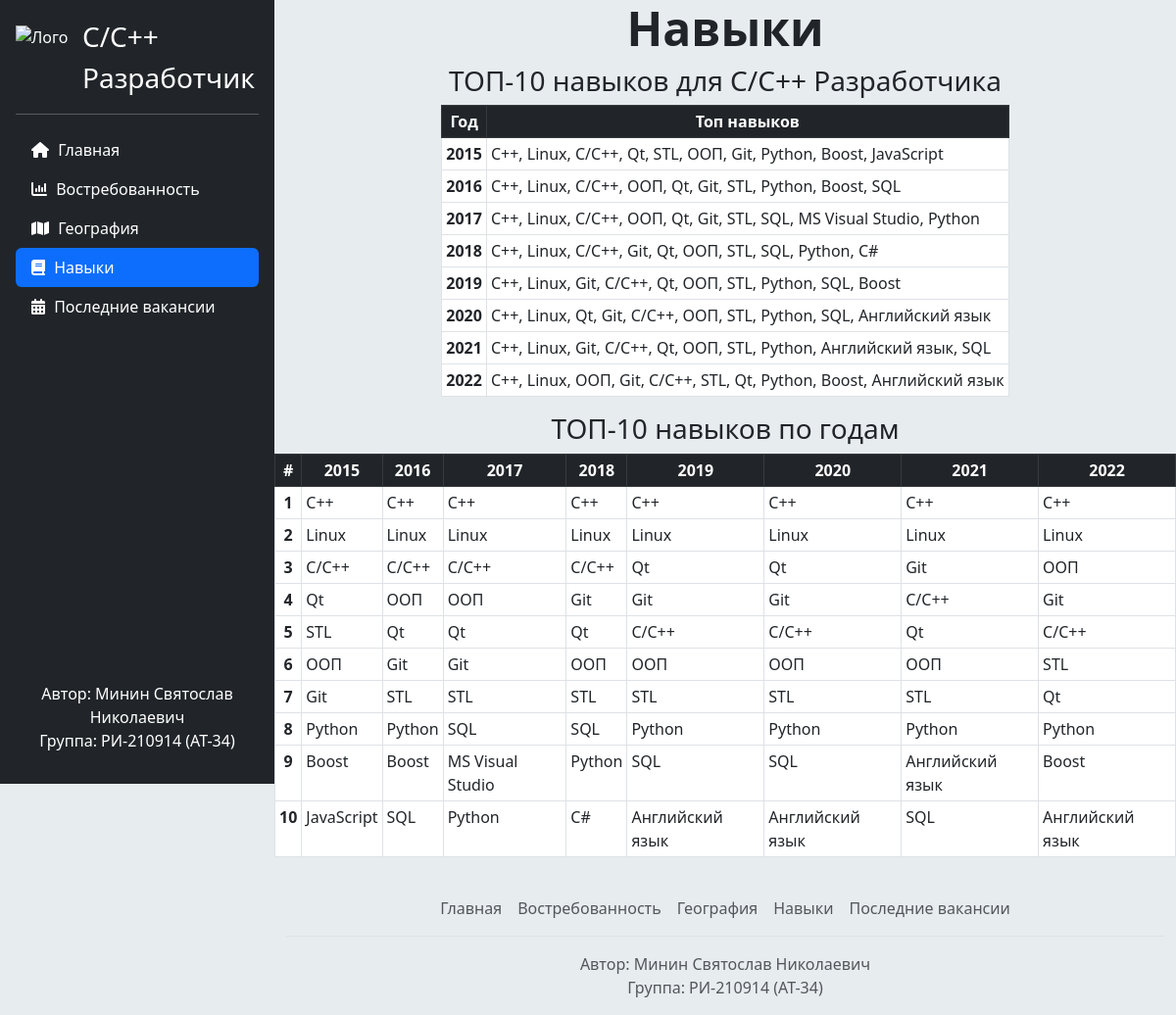
/skills, run on the app's committed database.
### main/models.py (models this page shows, shortened)
class Table(models.Model):
    name = models.CharField('Название', max_length=250, default='')
    rows = models.ManyToManyField(Row)
    images = models.ManyToManyField(Image, blank=True)
    class Meta:
        verbose_name = 'Таблица'
        verbose_name_plural = 'Таблицы'

class Row(models.Model):
    name = models.CharField('Название', max_length=250, default='')
    text = models.TextField('Текст')
    class Meta:
        verbose_name = 'Строка'
        verbose_name_plural = 'Строки'

### main/views.py (the view)
# urls.py: path('skills', views.skills, name='skills'),
def skills(request):
    top_skills = __dict_from_table(Table.objects.all()[4])
    top_with_place = __dict_from_table(Table.objects.all()[5])
    data = {
        'title': 'Навыки',
        'tables': [top_skills, top_with_place],
        'active_tabs': __get_active_tabs(3),
    }
    return render(request, 'main/skills.html', data)

### main/views.py (called while the page is built)
def __transpose(list_of_lists):
    transposed_tuples = list(zip(*list_of_lists))
    return [list(sublist) for sublist in transposed_tuples]

def __dict_from_table(table):
    return {'name': table.name,
            'headers': [row.name for row in table.rows.all()],
            'rows': __transpose([[cell.replace('_', ' ') for cell in row.text.split()] for row in table.rows.all()]),
            'images': table.images}

def __get_active_tabs(active_index):
    tabs = [False for _ in range(5)]
    tabs[active_index] = True
    return tabs

### templates/main/skills.html
{% extends 'main/standard.html' %}
{% block content %}
    {% include 'main/tables_layout.html' %}
{% endblock %}

### templates/main/tables_layout.html (shortened to what this page needs)
{% for table in tables %}
    <h3>{{ table.name }}</h3>
    <div class="row justify-content-center">
        <div class="col-auto">
            <table class="table table-sm table-hover table-bordered border-3 w-auto align-start">
                <thead class="table-dark">
                    <tr>
                        {% for header in table.headers %}
                            <th scope="col" class="align-middle">{{ header|safe }}</th>
                        {% endfor %}
                    </tr>
                </thead>
                <tbody>
                    {% for row in table.rows %}
                        <tr>
                            {% for cell in row %}
                                <td>{{ cell }}</td>
                            {% endfor %}
                        </tr>
                    {% endfor %}
                </tbody>
            </table>
        </div>
    </div>
{% endfor %}

### static/main/css/style.css (style rules this page uses)
body { background: #e7ecef; text-align: center; }
table { table-layout: fixed ; width: 100% ; }
td { text-align: start; }
td:first-child { text-align: center; font-weight: bold; }

### data on the page
Table: name "ТОП-10 навыков для C/C++ Разработчика"
Row: headers "Год"
Row: headers "Топ навыков"
Table: name "ТОП-10 навыков по годам"
Row: headers "2015"
Row: headers "2016"
Row: headers "2017"
Row: headers "2018"
Row: headers "2019"
Row: headers "2020"
Row: headers "2021"
Row: headers "2022"

### other printed values
{{ cell }} "2015" "C++, Linux, C/C++, Qt, STL, ООП, Git, Python, Boost, JavaScript" "2016" "C++, Linux, C/C++, ООП, Qt, Git, STL, Python, Boost, SQL" "2017" "C++, Linux, C/C++, ООП, Qt, Git, STL, SQL, MS Visual Studio, Python" "2018" "C++, Linux, C/C++, Git, Qt, ООП, STL, SQL, Python, C#" "2019" "C++, Linux, Git, C/C++, Qt, ООП, STL, Python, SQL, Boost" "2020" "C++, Linux, Qt, Git, C/C++, ООП, STL, Python, SQL, Английский язык" "2021" "C++, Linux, Git, C/C++, Qt, ООП, STL, Python, Английский язык, SQL" "2022" "C++, Linux, ООП, Git, C/C++, STL, Qt, Python, Boost, Английский язык" "1" "C++" "C++" "C++" "C++" "C++" "C++" "C++" "C++" "2" "Linux" "Linux" "Linux" "Linux" "Linux" "Linux" "Linux" "Linux" "3" "C/C++" "C/C++" "C/C++" "C/C++" "Qt" "Qt" "Git" "ООП" "4" "Qt" "ООП" "ООП" "Git" "Git" "Git" "C/C++" "Git" "5" "STL" "Qt" "Qt" "Qt" "C/C++" "C/C++" "Qt" "C/C++" "6" "ООП" "Git" "Git" "ООП" "ООП" "ООП" "ООП" "STL" "7" "Git" "STL" "STL" "STL" "STL" "STL" "STL" "Qt" "8" "Python" "Python" "SQL" "SQL" "Python" "Python" "Python" "Python" "9" "Boost" "Boost" "MS Visual Studio" "Python" "SQL" "SQL" "Английский язык" "Boost" "10" "JavaScript" "SQL" "Python" "C#" "Английский язык" "Английский язык" "SQL" "Английский язык"
{{ header|safe }} "#"
